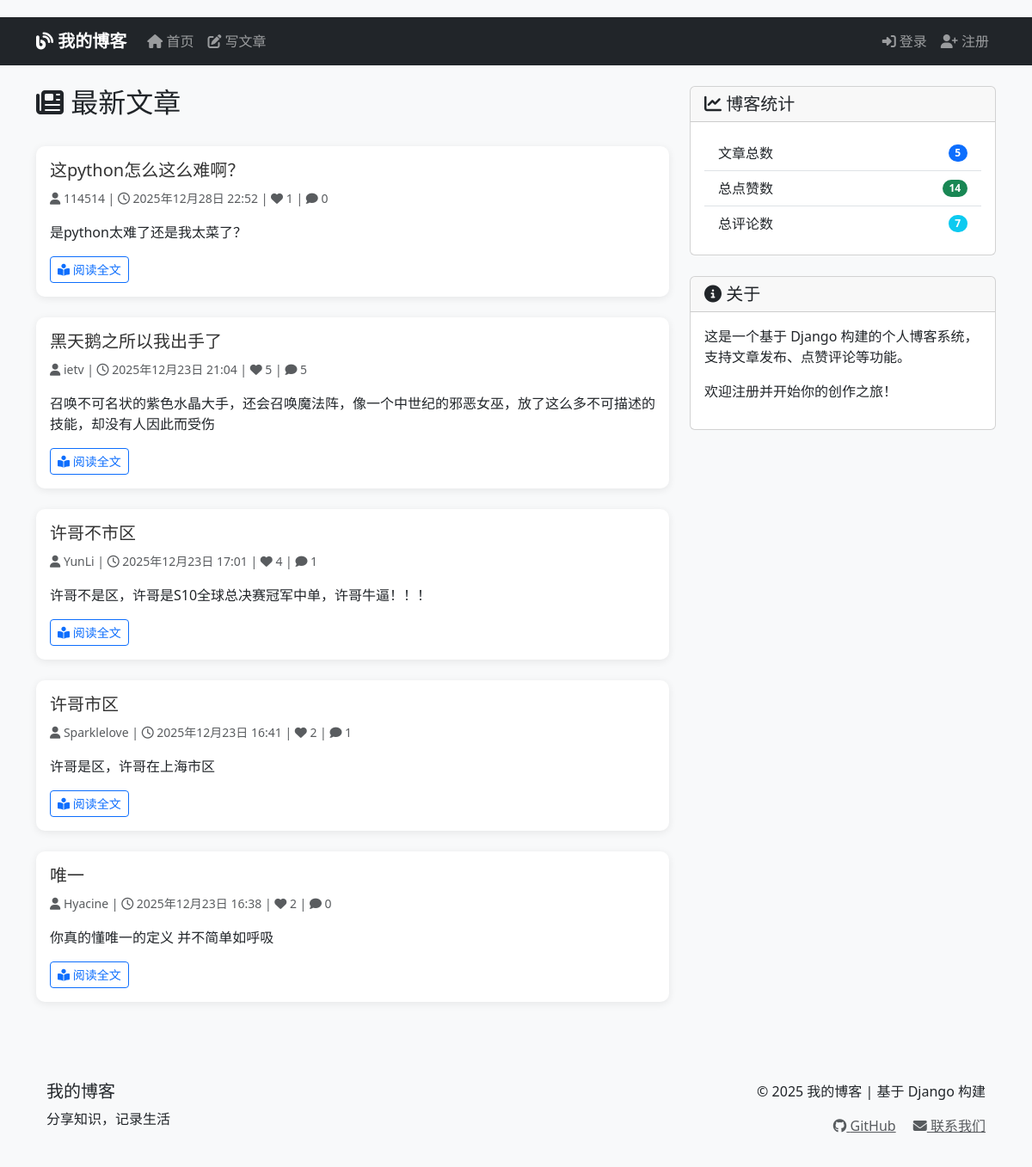
The page / on the database its author committed.
### blogs/models.py (models this page shows, shortened)
class BlogPost(models.Model):
    title = models.CharField(max_length=200)
    content = models.TextField()
    owner = models.ForeignKey(User, on_delete=models.CASCADE)
    date_added = models.DateTimeField(auto_now_add=True)
    likes_count = models.PositiveIntegerField(default=0)

### blogs/views.py (the view)
# urls.py: path('', views.index, name='index'),
def index(request):
    from django.db.models import Count
    posts = BlogPost.objects.annotate(
        comment_count=Count('comments')
    ).order_by('-date_added')
    for post in posts:
        if request.user.is_authenticated:
            try:
                post.user_has_liked = post.user_has_liked(request.user)
            except Exception:
                post.user_has_liked = False
        else:
            post.user_has_liked = False
    total_posts = posts.count()
    from django.db.models import Sum
    total_likes = posts.aggregate(total=Sum('likes_count'))['total'] or 0
    total_comments = posts.aggregate(total=Sum('comment_count'))['total'] or 0
    context = {
        'posts': posts,
        'total_posts': total_posts,
        'total_likes': total_likes,
        'total_comments': total_comments,
    }
    return render(request, 'blogs/index.html', context)

### blogs/templates/blogs/index.html (shortened to what this page needs)
{% extends 'blogs/base.html' %}
{% block content %}
<div class="row">
    <div class="col-md-8">
        <div class="d-flex justify-content-between align-items-center mb-4">
            <h2><i class="fas fa-newspaper"></i> 最新文章</h2>
        </div>
        {% for post in posts %}
        <div class="card post-card mb-4">
            <div class="card-body">
                <h5 class="card-title">
                    <a href="{% url 'blogs:post_detail' post.id %}" class="text-decoration-none">
                        {{ post.title }}
                    </a>
                </h5>
                <div class="card-text mb-3">
                    <p class="text-muted">
                        <small>
                            <i class="fas fa-user"></i> {{ post.owner.username }} |
                            <i class="far fa-clock"></i> {{ post.date_added|date:"Y年m月d日 H:i" }} |
                            <i class="fas fa-heart"></i> <span id="likes-count-{{ post.id }}">{{ post.likes_count|default:0 }}</span> |
                            <i class="fas fa-comment"></i> {{ post.comment_count|default:0 }}
                        </small>
                    </p>
                    <p class="card-text">{{ post.content|striptags|truncatechars:200 }}</p>
                </div>
                <div class="d-flex justify-content-between align-items-center">
                    <a href="{% url 'blogs:post_detail' post.id %}" class="btn btn-outline-primary btn-sm">
                        <i class="fas fa-book-reader"></i> 阅读全文
                    </a>
                </div>
            </div>
        </div>
        {% endfor %}
    </div>
<div class="col-md-4">
    <div class="card mb-4">
        <div class="card-header">
            <h5 class="mb-0"><i class="fas fa-chart-line"></i> 博客统计</h5>
        </div>
        <div class="card-body">
            <ul class="list-group list-group-flush">
                <li class="list-group-item d-flex justify-content-between align-items-center">
                    文章总数
                    <span class="badge bg-primary rounded-pill">{{ total_posts }}</span>
                </li>
                <li class="list-group-item d-flex justify-content-between align-items-center">
                    总点赞数
                    <span class="badge bg-success rounded-pill">{{ total_likes }}</span>
                </li>
                <li class="list-group-item d-flex justify-content-between align-items-center">
                    总评论数
                    <span class="badge bg-info rounded-pill">{{ total_comments }}</span>
                </li>
            </ul>
        </div>
    </div>
    <div class="card">
        <div class="card-header">
            <h5 class="mb-0"><i class="fas fa-info-circle"></i> 关于</h5>
        </div>
        <div class="card-body">
            <p>这是一个基于 Django 构建的个人博客系统，支持文章发布、点赞评论等功能。</p>
            <p>欢迎注册并开始你的创作之旅！</p>
        </div>
    </div>
</div>
{% endblock %}

### blogs/templates/blogs/base.html (shortened to what this page needs)
<!DOCTYPE html>
<html lang="zh-cn">
<head>
    <link href="https://cdn.jsdelivr.net/npm/bootstrap@5.3.0/dist/css/bootstrap.min.css" rel="stylesheet">
    <link rel="stylesheet" href="https://cdnjs.cloudflare.com/ajax/libs/font-awesome/6.4.0/css/all.min.css">
</head>
<body>
    <nav class="navbar navbar-expand-lg navbar-dark bg-dark">
        <div class="container">
            <a class="navbar-brand" href="{% url 'blogs:index' %}">
                <i class="fas fa-blog"></i> 我的博客
            </a>
            <div class="collapse navbar-collapse" id="navbarNav">
                <ul class="navbar-nav me-auto">
                    <li class="nav-item">
                        <a class="nav-link" href="{% url 'blogs:index' %}">
                            <i class="fas fa-home"></i> 首页
                        </a>
                    </li>
                    <li class="nav-item">
                        <a class="nav-link" href="{% url 'blogs:new_post' %}">
                            <i class="fas fa-edit"></i> 写文章
                        </a>
                    </li>
                </ul>
                <ul class="navbar-nav">
                    {% if user.is_authenticated %}
                    <li class="nav-item dropdown">
                        <a class="nav-link dropdown-toggle" href="#" id="userDropdown" role="button"
                           data-bs-toggle="dropdown" aria-expanded="false">
                            <i class="fas fa-user"></i> {{ user.username }}
                        </a>
                        <ul class="dropdown-menu" aria-labelledby="userDropdown">
                            <li><a class="dropdown-item" href="#">
                                <i class="fas fa-user-circle"></i> 个人中心
                            </a></li>
                            <li><hr class="dropdown-divider"></li>
                            <li>
                                <form action="{% url 'accounts:logout' %}" method="post" class="d-inline">
                                    {% csrf_token %}
                                    <button type="submit" class="dropdown-item">
                                        <i class="fas fa-sign-out-alt"></i> 退出登录
                                    </button>
                                </form>
                            </li>
                        </ul>
                    </li>
                    {% else %}
                    <li class="nav-item">
                        <a class="nav-link" href="{% url 'accounts:login' %}">
                            <i class="fas fa-sign-in-alt"></i> 登录
                        </a>
                    </li>
                    <li class="nav-item">
                        <a class="nav-link" href="{% url 'accounts:register' %}">
                            <i class="fas fa-user-plus"></i> 注册
                        </a>
                    </li>
                    {% endif %}
                </ul>
            </div>
        </div>
    </nav>
    <div class="container mt-4">
        {% block content %}{% endblock %}
    </div>
    <footer class="mt-5">
        <div class="container">
            <div class="row">
                <div class="col-md-6">
                    <h5>我的博客</h5>
                    <p>分享知识，记录生活</p>
                </div>
                <div class="col-md-6 text-end">
                    <p>&copy; 2025 我的博客 | 基于 Django 构建</p>
                    <p>
                        <a href="#" class="text-muted me-3"><i class="fab fa-github"></i> GitHub</a>
                        <a href="#" class="text-muted"><i class="fas fa-envelope"></i> 联系我们</a>
                    </p>
                </div>
            </div>
        </div>
    </footer>
</body>
</html>

### blogs/templates/blogs/base.html (style rules this page uses)
body { padding-top: 20px; background-color: #f8f9fa; }
.navbar-brand { font-weight: bold; }
.post-card { transition: transform 0.2s; margin-bottom: 20px; }
footer { margin-top: 50px; padding: 20px 0; background-color: #f8f9fa; }

### blogs/templates/blogs/index.html (style rules this page uses)
.post-card { border: none; box-shadow: 0 2px 10px rgba(0,0,0,0.08); border-radius: 10px; }
.card-title a { color: #333; transition: color 0.3s; }

### rows shown on the page
BlogPost: title "这python怎么这么难啊？", owner.username "114514", date_added "2025年12月28日 22:52", likes_count "1", comment_count "0", content "是python太难了还是我太菜了？"
BlogPost: title "黑天鹅之所以我出手了", owner.username "ietv", date_added "2025年12月23日 21:04", likes_count "5", comment_count "5", content "召唤不可名状的紫色水晶大手，还会召唤魔法阵，像一个中世纪的邪恶女巫，放了这么多不可描述的技能，却没有人因此而受伤"
BlogPost: title "许哥不市区", owner.username "YunLi", date_added "2025年12月23日 17:01", likes_count "4", comment_count "1", content "许哥不是区，许哥是S10全球总决赛冠军中单，许哥牛逼！！！"
BlogPost: title "许哥市区", owner.username "Sparklelove", date_added "2025年12月23日 16:41", likes_count "2", comment_count "1", content "许哥是区，许哥在上海市区"
BlogPost: title "唯一", owner.username "Hyacine", date_added "2025年12月23日 16:38", likes_count "2", comment_count "0", content "你真的懂唯一的定义 并不简单如呼吸"

### other values the page prints
{{ total_posts }} "5"
{{ total_likes }} "14"
{{ total_comments }} "7"
